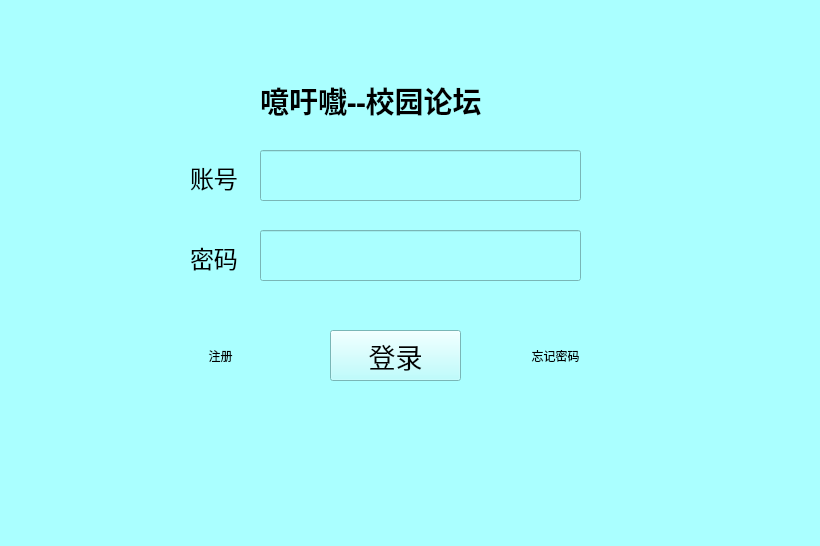
<?xml version="1.0" encoding="UTF-8"?>
<ui version="4.0">
 <class>Form</class>
 <widget class="QWidget" name="Form">
  <property name="geometry">
   <rect>
    <x>0</x>
    <y>0</y>
    <width>820</width>
    <height>546</height>
   </rect>
  </property>
  <property name="windowTitle">
   <string>Form</string>
  </property>
  <property name="styleSheet">
   <string notr="true">background-color: rgb(170, 255, 255);</string>
  </property>
  <widget class="QPushButton" name="check">
   <property name="geometry">
    <rect>
     <x>330</x>
     <y>330</y>
     <width>131</width>
     <height>51</height>
    </rect>
   </property>
   <property name="font">
    <font>
     <family>Adobe Arabic</family>
     <pointsize>20</pointsize>
    </font>
   </property>
   <property name="text">
    <string>登录</string>
   </property>
  </widget>
  <widget class="QLineEdit" name="id">
   <property name="geometry">
    <rect>
     <x>260</x>
     <y>150</y>
     <width>321</width>
     <height>51</height>
    </rect>
   </property>
   <property name="font">
    <font>
     <family>宋体</family>
     <pointsize>14</pointsize>
    </font>
   </property>
   <property name="text">
    <string/>
   </property>
  </widget>
  <widget class="QLineEdit" name="code">
   <property name="geometry">
    <rect>
     <x>260</x>
     <y>230</y>
     <width>321</width>
     <height>51</height>
    </rect>
   </property>
   <property name="font">
    <font>
     <family>宋体</family>
     <pointsize>14</pointsize>
    </font>
   </property>
   <property name="text">
    <string/>
   </property>
  </widget>
  <widget class="QLabel" name="label">
   <property name="geometry">
    <rect>
     <x>190</x>
     <y>160</y>
     <width>61</width>
     <height>31</height>
    </rect>
   </property>
   <property name="text">
    <string>&lt;html&gt;&lt;head/&gt;&lt;body&gt;&lt;p&gt;&lt;span style=&quot; font-size:18pt;&quot;&gt;账号&lt;/span&gt;&lt;/p&gt;&lt;/body&gt;&lt;/html&gt;</string>
   </property>
  </widget>
  <widget class="QLabel" name="label_2">
   <property name="geometry">
    <rect>
     <x>190</x>
     <y>240</y>
     <width>61</width>
     <height>31</height>
    </rect>
   </property>
   <property name="text">
    <string>&lt;html&gt;&lt;head/&gt;&lt;body&gt;&lt;p&gt;&lt;span style=&quot; font-size:18pt;&quot;&gt;密码&lt;/span&gt;&lt;/p&gt;&lt;/body&gt;&lt;/html&gt;</string>
   </property>
  </widget>
  <widget class="QPushButton" name="forget">
   <property name="geometry">
    <rect>
     <x>520</x>
     <y>330</y>
     <width>71</width>
     <height>51</height>
    </rect>
   </property>
   <property name="font">
    <font>
     <pointsize>9</pointsize>
    </font>
   </property>
   <property name="text">
    <string>忘记密码</string>
   </property>
   <property name="flat">
    <bool>true</bool>
   </property>
  </widget>
  <widget class="QPushButton" name="new_2">
   <property name="geometry">
    <rect>
     <x>180</x>
     <y>330</y>
     <width>81</width>
     <height>51</height>
    </rect>
   </property>
   <property name="font">
    <font>
     <pointsize>9</pointsize>
    </font>
   </property>
   <property name="text">
    <string>注册</string>
   </property>
   <property name="flat">
    <bool>true</bool>
   </property>
  </widget>
  <widget class="QLabel" name="label_4">
   <property name="geometry">
    <rect>
     <x>260</x>
     <y>80</y>
     <width>321</width>
     <height>41</height>
    </rect>
   </property>
   <property name="font">
    <font>
     <family>Adobe Arabic</family>
     <pointsize>22</pointsize>
     <weight>75</weight>
     <italic>false</italic>
     <bold>true</bold>
    </font>
   </property>
   <property name="text">
    <string>噫吁嚱--校园论坛</string>
   </property>
  </widget>
 </widget>
 <resources/>
 <connections/>
</ui>
